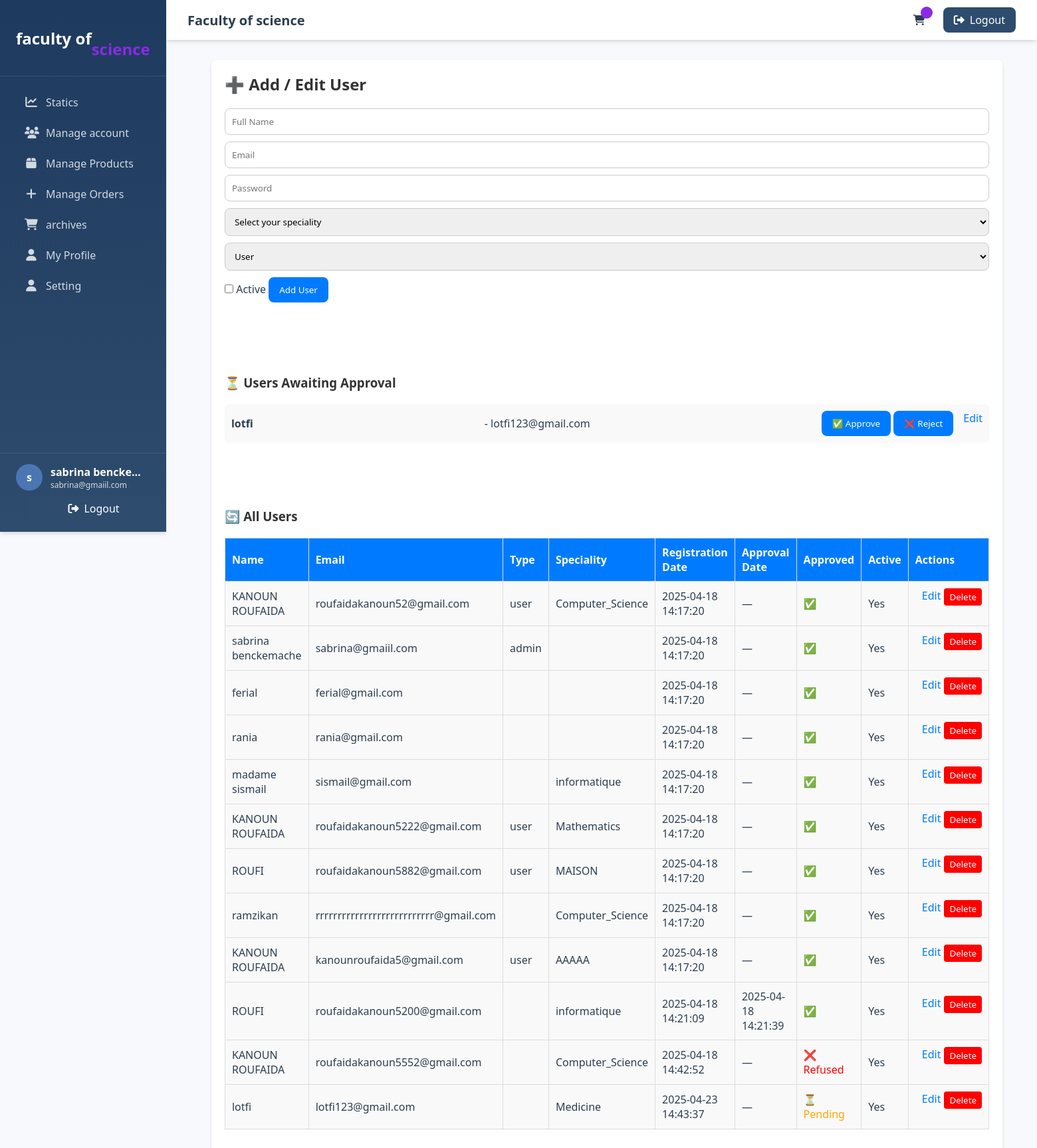
/php/admin_approval.php (signed in), run on the app's committed database.
### tables this page shows
CREATE TABLE IF NOT EXISTS `user_info` (
  `id` int NOT NULL AUTO_INCREMENT,
  `name` varchar(100) NOT NULL,
  `email` varchar(100) NOT NULL,
  `password` varchar(100) NOT NULL,
  `approved` tinyint(1) DEFAULT '0',
  `type` varchar(50) DEFAULT NULL,
  `speciality` varchar(50) NOT NULL,
  `status` enum('pending','approved','rejected') DEFAULT 'pending',
  `registration_date` datetime DEFAULT CURRENT_TIMESTAMP,
  `approval_date` datetime DEFAULT NULL,
  `department_id` int DEFAULT NULL,
  `is_active` tinyint(1) NOT NULL DEFAULT '1',
  PRIMARY KEY (`id`)
);

### php/admin_approval.php (the view, shortened to what this page needs)
<?php
include 'config.php';
$edit_mode = false;
$edit_user = ['id' => '', 'name' => '', 'email' => '', 'type' => 'user', 'speciality' => ''];
$pending_users = $conn->query("SELECT * FROM user_info WHERE approved = 0");
$all_users = $conn->query("SELECT * FROM user_info");
?>
<!DOCTYPE html>
<html lang="en">
<head>
</head>
<body>
    <?php include 'sidebar.php'; ?>
    <div class="section">
        <h2>➕ Add / Edit User</h2>
        <form method="POST" id="userForm">
            <input type="text" name="name" id="username" placeholder="Full Name" value="<?php echo $edit_user['name']; ?>" required>
            <input type="email" name="email" id="email" placeholder="Email" value="<?php echo $edit_user['email']; ?>" required>
            <?php if (!$edit_mode): ?>
                <input type="password" name="password" id="password" placeholder="Password" required>
            <?php else: ?>
                <input type="password" name="password" id="password" placeholder="Change Password (leave empty to keep current)">
            <?php endif; ?>
            <select name="speciality" required>
                <option value="" disabled <?php echo $edit_user['speciality'] === '' ? 'selected' : ''; ?>>Select your speciality</option>
            </select>
            <select name="type">
                <option value="user" <?php echo $edit_user['type'] === 'user' ? 'selected' : ''; ?>>User</option>
            </select>
            <label>
                <input type="checkbox" name="is_active" value="1" <?php echo isset($edit_user['is_active']) && $edit_user['is_active'] == 1 ? 'checked' : ''; ?>>
                Active
            </label>
            <button type="submit" name="save_user" id="saveUserBtn">
                <?php echo $edit_mode ? 'Update User' : 'Add User'; ?>
            </button>
        </form>
        <br><br><br><br>
        <h3 class="users-awaiting">⏳ Users Awaiting Approval</h3>
        <?php if ($pending_users->num_rows > 0): ?>
            <ul>
                <?php while ($row = $pending_users->fetch_assoc()): ?>
                    <li>
                        <strong><?php echo $row['name']; ?></strong> - <?php echo $row['email']; ?>
                        <div class="action-buttons">
                            <form method="POST" class="action-form">
                                <button type="submit" name="approve" class="approve-btn">✅ Approve</button>
                                <button type="submit" name="reject" class="reject-btn">❌ Reject</button>
                            </form>
                            <a href="?edit=<?php echo $row['id']; ?>" class="edit-link">Edit</a>
                        </div>
                    </li>
                <?php endwhile; ?>
            </ul>
        <?php else: ?>
            <p>No users awaiting approval</p>
        <?php endif; ?>
        <br><br><br><br>
        <h3 class="users-all">🔄 All Users</h3>
        <table>
            <thead>
                <tr>
                    <th>Name</th>
                    <th>Email</th>
                    <th>Type</th>
                    <th>Speciality</th>
                    <th>Registration Date</th>
                    <th>Approval Date</th>
                    <th>Approved</th>
                    <th>Active</th>
                    <th>Actions</th>
                </tr>
            </thead>
            <tbody>
                <?php while ($user = $all_users->fetch_assoc()): ?>
                    <tr>
                        <td><?php echo $user['name']; ?></td>
                        <td><?php echo $user['email']; ?></td>
                        <td><?php echo $user['type']; ?></td>
                        <td><?php echo $user['speciality']; ?></td>
                        <td><?php echo $user['registration_date']; ?></td>
                        <td><?php echo $user['approval_date'] ?? '—'; ?></td>
                        <td>
                            <?php
                                if ($user['approved'] == 1) echo '<span class="status-approved">✅</span>';
                                elseif ($user['approved'] == -1) echo '<span class="status-rejected">❌ Refused</span>';
                                else echo '<span class="status-pending">⏳ Pending</span>';
                            ?>
                        </td>
                        <td><?php echo $user['is_active'] == 1 ? 'Yes' : 'No'; ?></td>
                        <td>
                            <div class="action-buttons">
                                <a href="?edit=<?php echo $user['id']; ?>" class="edit-link">Edit</a>
                                <form method="POST" class="delete-form">
                                    <button type="submit" name="delete" class="delete-btn">Delete</button>
                                </form>
                            </div>
                        </td>
                    </tr>
                <?php endwhile; ?>
            </tbody>
        </table>
    </div>
</body>
</html>

### php/sidebar.php (shortened to what this page needs)
<?php
include 'top.php';
$user_id = $_SESSION['user_id'];
$select_user = mysqli_query($conn, "SELECT * FROM user_info WHERE id = '$user_id'") or die('query failed');
$fetch_user = mysqli_fetch_assoc($select_user);
$currentPage = basename($_SERVER['PHP_SELF']);
?>
<!DOCTYPE html>
<html lang="en">
<head>
    <link rel="stylesheet" href="https://cdnjs.cloudflare.com/ajax/libs/font-awesome/6.0.0-beta3/css/all.min.css">
    <link rel="stylesheet" href="../css/main.css">
    <link rel="stylesheet" href="https://cdnjs.cloudflare.com/ajax/libs/font-awesome/6.5.0/css/all.min.css">
</head>
<div class="sidebar" id="sidebar">
    <div class="sidebar-header">
        <div class="logo">  faculty of  <br> <span> <span></span> <br>   science</span></div>
    </div>
    <div class="sidebar-nav">
    <?php if ($fetch_user['type'] == 'admin') : ?>
    <a href="admin_dashboard.php" class="nav-item <?php if ($currentPage == 'admin_dashboard.php') echo 'active'; ?>">
        <i class="fas fa-chart-line"></i>
        <span>Statics</span>
    </a>
<?php endif; ?>
        <a href="admin_approval.php" class="nav-item">
            <i class="fas fa-users"></i>
            <span>Manage account</span>
        </a>
        <a href="products.php" class="nav-item <?php if ($currentPage == 'products.php') echo 'active'; ?>">
    <i class="fas fa-box"></i>
    <span> Manage Products</span>
</a>
<a href="admin_orders.php" class="nav-item <?php if ($currentPage == 'admin_orders.php') echo 'active'; ?>">
    <i class="fas fa-plus"></i>
    <span>Manage Orders</span>
</a>
        <a href="archives.php" class="nav-item">
            <i class="fas fa-shopping-cart"></i>
            <span>archives</span>
        </a>
        <a href="profile.php" class="nav-item">
            <i class="fas fa-user"></i>
            <span>My Profile</span>
        </a>
        <a href="update.profile.php" class="nav-item">
            <i class="fas fa-user"></i>
            <span>Setting</span>
        </a>
    </div>
    <div class="sidebar-footer">
        <div class="user-info">
            <div class="user-avatar">
                <?php echo substr($fetch_user['name'] ?? 'User', 0, 1); ?>
            </div>
            <div class="user-details">
                <div class="user-name"><?php echo $fetch_user['name'] ?? 'User'; ?></div>
                <div class="user-email"><?php echo $fetch_user['email'] ?? 'email@example.com'; ?></div>
            </div>
        </div>
        <a href="index.php?logout=<?php echo $user_id; ?>" onclick="return confirm('Are you sure you want to logout?');"
            class="logout-btn" style="width: 100%; justify-content: center;">
            <i class="fas fa-sign-out-alt"></i>
            <span>Logout</span>
        </a>
    </div>
</div>
<div class="main-content" id="main-content">

### css/main.css (style rules this page uses)
:root { --primary: #2e4c6d; --primary-dark: #1e3a5f; --primary-light: #4a77b4; --accent: blueviolet; --background: #f7f9fc; --text: #2c3e50; --text-light: #64748b; --error: #e74c3c; --success: #27ae60; --border: #e2e8f0; --shadow: 0 4px 6px -1px rgba(0, 0, 0, 0.1), 0 2px 4px -1px rgba(0, 0, 0, 0.06); --radius: 0.5rem; }
* { margin: 0; padding: 0; box-sizing: border-box; font-family: 'Segoe UI', Tahoma, Geneva, Verdana, sans-serif; }
body { background-color: var(--background); color: var(--text); min-height: 100vh; overflow-x: hidden; }
.sidebar { width: 250px; background: linear-gradient(180deg, var(--primary-dark) 0%, var(--primary) 100%); color: white; height: 100vh; position: fixed; left: 0; top: 0; z-index: 100; transition: all 0.3s ease; box-shadow: var(--shadow); }
.sidebar-header { padding: 1.5rem; border-bottom: 1px solid rgba(255, 255, 255, 0.1); }
.logo { font-size: 1.5rem; font-weight: 700; display: flex; align-items: center; }
.logo span { color: blueviolet; }
.sidebar-nav { padding: 1rem 0; }
.nav-item { padding: 0.75rem 1.5rem; display: flex; align-items: center; color: rgba(255, 255, 255, 0.8); text-decoration: none; transition: all 0.2s ease; border-left: 3px solid transparent; }
.nav-item i { margin-right: 0.75rem; font-size: 1.1rem; width: 20px; text-align: center; }
.sidebar-footer { position: absolute; bottom: 0; width: 100%; padding: 1rem 1.5rem; border-top: 1px solid rgba(255, 255, 255, 0.1); }
.user-info { display: flex; align-items: center; margin-bottom: 0.5rem; }
.user-avatar { width: 40px; height: 40px; border-radius: 50%; background-color: var(--primary-light); display: flex; align-items: center; justify-content: center; margin-right: 0.75rem; font-weight: bold; }
.user-details { flex: 1; overflow: hidden; }
.user-name { font-weight: 600; white-space: nowrap; overflow: hidden; text-overflow: ellipsis; }
.user-email { font-size: 0.75rem; opacity: 0.8; white-space: nowrap; overflow: hidden; text-overflow: ellipsis; }
.main-content { flex: 1; margin-left: 250px; padding: 70px 2rem 2rem; transition: all 0.3s ease; }
.logout-btn { background-color: var(--primary); color: white; border: none; padding: 0.5rem 1rem; border-radius: var(--radius); margin-left: 1rem; cursor: pointer; display: flex; align-items: center; transition: background-color 0.2s ease; }
.logout-btn i { margin-right: 0.5rem; }
.section { background-color: white; border-radius: var(--radius); box-shadow: var(--shadow); margin-bottom: 2rem; overflow: hidden; }

### php/admin_approval.php (style rules this page uses)
body { font-family: Arial, sans-serif; margin: 0; padding: 0; background-color: #f5f8fa; display: flex; }
.section { flex: 1; padding: 20px; margin-left: 0; background-color: #fff; box-shadow: 0 5px 15px rgba(0,0,0,0.1); border-radius: 12px; margin: 20px; }
h2, h3 { color: #333; margin-bottom: 20px; }
form { margin-bottom: 20px; }
form input[type="text"], form input[type="email"], form input[type="password"], form select { width: 100%; padding: 10px; margin-bottom: 10px; border: 1px solid #ccc; border-radius: 8px; box-sizing: border-box; }
form button { background-color: #007bff; color: white; padding: 10px 16px; border: none; border-radius: 8px; cursor: pointer; transition: background 0.3s ease; }
ul { list-style: none; padding: 0; }
li { margin-bottom: 10px; padding: 10px; background-color: #f9f9f9; border-radius: 6px; display: flex; align-items: center; justify-content: space-between; }
li form { display: inline; margin-bottom: 0; }
a { color: #007bff; text-decoration: none; margin-left: 10px; }
table { width: 100%; margin: 20px 0; border-collapse: collapse; background-color: #fff; }
table th, table td { padding: 10px; border: 1px solid #ddd; text-align: left; }
table th { background-color: #007bff; color: white; }
table td { background-color: #f9f9f9; }
button[name="delete"] { background-color: red; color: white; border-radius: 4px; padding: 4px 8px; }
.action-buttons { display: flex; gap: 5px; }
.status-approved { color: green; }
.status-rejected { color: red; }
.status-pending { color: orange; }

### data on the page
user_info: name "s", name "sabrina bencke…", email "sabrina@gmaiil.com", name "sabrina benckemache", type "admin", registration_date "2025-04-18 14:17:20", approval_date "—", is_active "Yes"
user_info: name "lotfi", email "lotfi123@gmail.com", speciality "Medicine", registration_date "2025-04-23 14:43:37", approval_date "—", approved "⏳ Pending", is_active "Yes"
user_info: name "KANOUN ROUFAIDA", email "roufaidakanoun52@gmail.com", type "user", speciality "Computer_Science", registration_date "2025-04-18 14:17:20", approval_date "—", is_active "Yes"
user_info: name "ferial", email "ferial@gmail.com", registration_date "2025-04-18 14:17:20", approval_date "—", is_active "Yes"
user_info: name "rania", email "rania@gmail.com", registration_date "2025-04-18 14:17:20", approval_date "—", is_active "Yes"
user_info: name "madame sismail", email "sismail@gmail.com", speciality "informatique", registration_date "2025-04-18 14:17:20", approval_date "—", is_active "Yes"
user_info: name "KANOUN ROUFAIDA", email "roufaidakanoun5222@gmail.com", type "user", speciality "Mathematics", registration_date "2025-04-18 14:17:20", approval_date "—", is_active "Yes"
user_info: name "ROUFI", email "roufaidakanoun5882@gmail.com", type "user", speciality "MAISON", registration_date "2025-04-18 14:17:20", approval_date "—", is_active "Yes"
user_info: name "ramzikan", email "rrrrrrrrrrrrrrrrrrrrrrrrrrr@gmail.com", speciality "Computer_Science", registration_date "2025-04-18 14:17:20", approval_date "—", is_active "Yes"
user_info: name "KANOUN ROUFAIDA", email "kanounroufaida5@gmail.com", type "user", speciality "AAAAA", registration_date "2025-04-18 14:17:20", approval_date "—", is_active "Yes"
user_info: name "ROUFI", email "roufaidakanoun5200@gmail.com", speciality "informatique", registration_date "2025-04-18 14:21:09", approval_date "2025-04-18 14:21:39", is_active "Yes"
user_info: name "KANOUN ROUFAIDA", email "roufaidakanoun5552@gmail.com", speciality "Computer_Science", registration_date "2025-04-18 14:42:52", approval_date "—", approved "❌ Refused", is_active "Yes"
